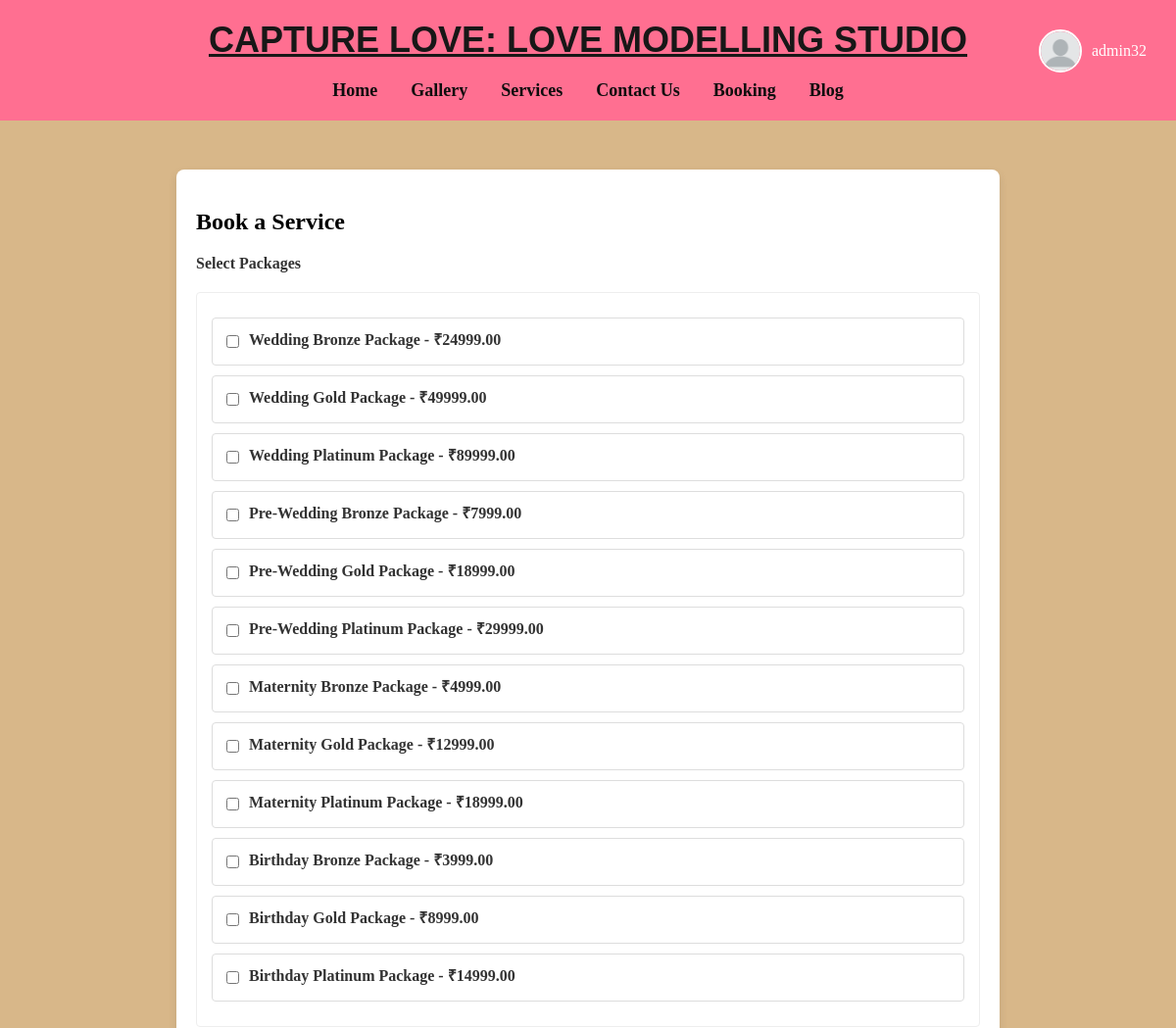
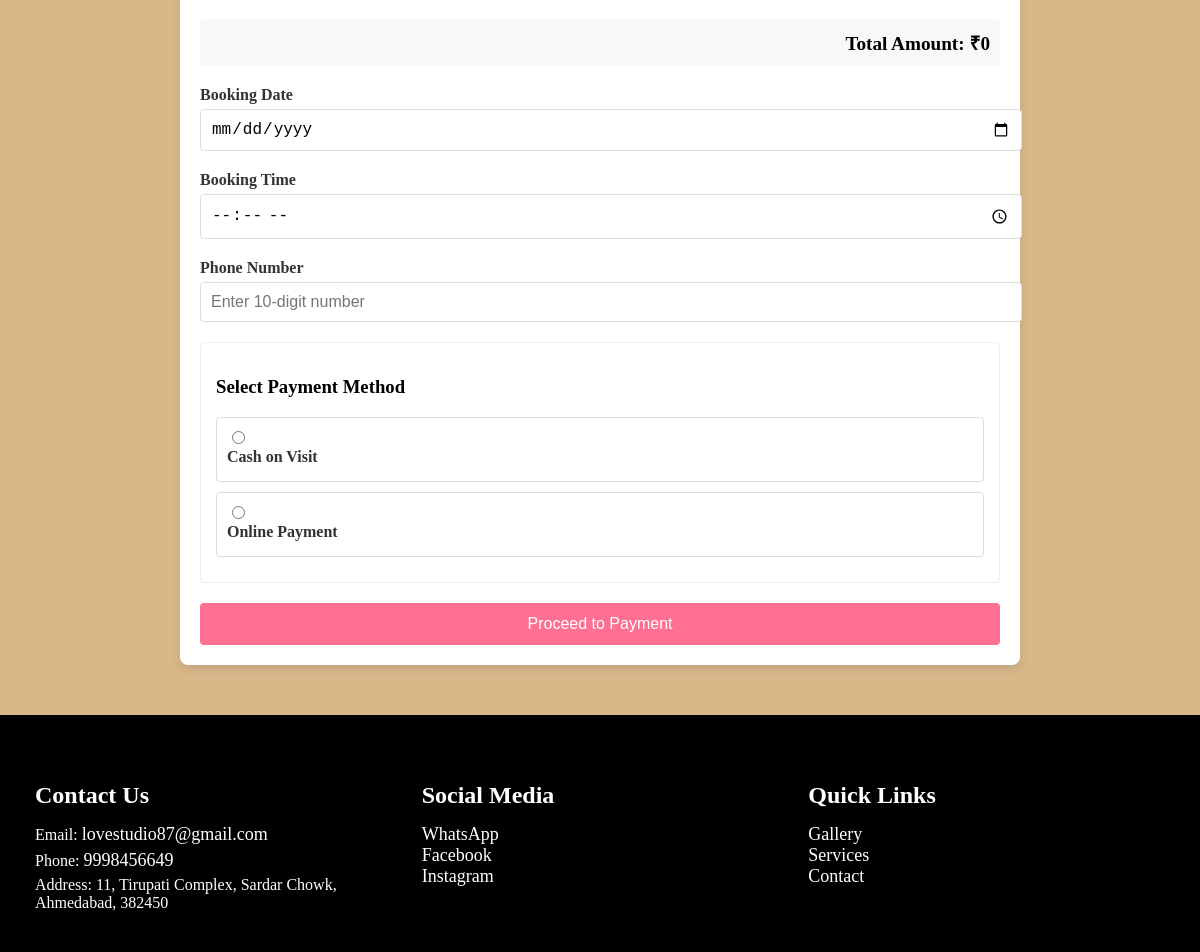
Page /booking/ (signed in) on the committed database (2 pictures, top to bottom).
### home/models.py (models this page shows, shortened)
class Package(models.Model):
    name = models.CharField(max_length=100)
    price = models.DecimalField(max_digits=10, decimal_places=2)

### home/views.py (the view)
# urls.py: path('booking/', views.booking, name='booking'),
@login_required
def booking(request):
    packages = Package.objects.all()
    context = {
        'packages': packages
    }
    return render(request, 'booking.html', context)

### home/templates/booking.html (shortened to what this page needs)
{% extends 'base.html' %}
{% block content %}
<!DOCTYPE html>
<html lang="en">
<head>
</head>
<body>
    <div class="booking-container">
        <h2>Book a Service</h2>
        <form id="bookingForm" method="POST">
            <div class="form-group">
                <label>Select Packages</label>
                <div class="package-selection">
                    {% for package in packages %}
                    <div class="package-option">
                        <input type="checkbox" name="packages" value="{{ package.id }}" data-price="{{ package.price }}" class="package-checkbox">
                        <label>{{ package.name }} - ₹{{ package.price }}</label>
                    </div>
                    {% endfor %}
                </div>
            </div>
            <div class="total-amount">
                Total Amount: ₹<span id="totalAmount">0</span>
            </div>
            <div class="form-group">
                <label for="booking_date">Booking Date</label>
                <input type="date" id="booking_date" name="booking_date" required>
            </div>
            <div class="form-group">
                <label for="booking_time">Booking Time</label>
                <input type="time" id="booking_time" name="booking_time" required>
            </div>
            <div class="form-group">
                <label for="phone">Phone Number</label>
                <input type="tel" id="phone" name="phone" pattern="[0-9]{10}" placeholder="Enter 10-digit number" required>
            </div>
            <div class="payment-methods">
                <h3>Select Payment Method</h3>
                <div class="payment-method">
                    <input type="radio" id="cash" name="payment_method" value="cash" required>
                    <label for="cash">Cash on Visit</label>
                </div>
                <div class="payment-method">
                    <input type="radio" id="online" name="payment_method" value="online">
                    <label for="online">Online Payment</label>
                </div>
            </div>
            <button type="submit" class="submit-button">Proceed to Payment</button>
        </form>
    </div>
</body>
</html>
{% endblock %}

### home/templates/base.html (shortened to what this page needs)
<!DOCTYPE html>
<html lang="en">
<head>
</head>
<body>
    <header>
        <div class="logo">
            <u><b>CAPTURE LOVE: LOVE MODELLING STUDIO</b></u>
        </div>
        <div class="auth-section">
            {% if user.is_authenticated %}
            <div class="profile-section" style="display: flex; align-items: center; gap: 10px; margin-top: 10px;">
                <a href="{% url 'edit_profile' %}" class="profile-link"
                    style="display: flex; align-items: center; text-decoration: none;">
                    {% if user.profile.profile_pic %}
                    <img src="{{ user.profile.profile_pic.url }}" alt="Profile" class="profile-pic">
                    {% else %}
                    <img src="/static/images/default-profile.png" alt="Profile" class="profile-pic">
                    {% endif %}
                    <span class="username">{{ user.username }}</span>
                </a>
            </div>
            {% else %}
            <div class="auth-buttons">
                <a href="{% url 'login' %}" class="auth-button">Login</a>
                <a href="{% url 'signup' %}" class="auth-button">Sign Up</a>
            </div>
            {% endif %}
        </div>
        <nav>
            <a href="{% url 'home' %}"><b>Home</b></a>
            <a href="{% url 'gallery' %}"><b>Gallery</b></a>
            <a href="{% url 'services' %}"><b>Services</b></a>
            <a href="{% url 'contact' %}"><b>Contact Us</b></a>
            <a href="{% url 'booking' %}"><b>Booking</b></a>
            <a href="{% url 'blog' %}"><b>Blog</b></a>
        </nav>
    </header>
    <div class="content">
        {% block content %}
        {% endblock %}
    </div>
    <footer>
        <div class="footer-container">
            <div class="footer-section">
                <h4>Contact Us</h4>
                <p>Email: <a href="mailto:info@lovestudio87.com">lovestudio87@gmail.com</a></p>
                <p>Phone: <a href="tel:9998456649">9998456649</a></p>
                <p>Address: 11, Tirupati Complex, Sardar Chowk, Ahmedabad, 382450</p>
            </div>
            <div class="footer-section">
                <h4>Social Media</h4>
                <a href="https://wa.me/yourwhatsappnumber" target="_blank">WhatsApp</a><br>
                <a href="https://www.facebook.com/yourpage" target="_blank">Facebook</a><br>
                <a href="https://www.instagram.com/yourprofile" target="_blank">Instagram</a>
            </div>
            <div class="footer-section">
                <h4>Quick Links</h4>
                <a href="{% url 'gallery' %}">Gallery</a><br>
                <a href="{% url 'services' %}">Services</a><br>
                <a href="{% url 'contact' %}">Contact</a>
            </div>
        </div>
    </footer>
</body>
</html>

### home/templates/base.html (style rules this page uses)
body { font-family: 'Georgia', serif; margin: 0; padding: 0; background: linear-gradient(to bottom right, #d8b789, #d8b789); color: #000000; }
header { text-align: center; padding: 20px; background: #ff6f91; color: #fff; position: relative; }
.logo { font-size: 36px; color: #181717; font-family: 'Cursive', sans-serif; display: flex; align-items: center; justify-content: center; }
.profile-section { position: absolute; top: 20px; right: 20px; display: flex; align-items: center; cursor: pointer; text-decoration: none; }
.profile-pic { width: 40px; height: 40px; border-radius: 50%; margin-right: 10px; object-fit: cover; border: 2px solid white; }
.username { color: white; font-size: 16px; margin-right: 10px; }
nav { text-align: center; margin-top: 20px; }
nav a { margin: 0 15px; text-decoration: none; color: #0d0d0d; font-size: 18px; }
footer { background-color: #000000; color: white; text-align: center; padding: 20px; margin-top: 50px; }
.footer-container { display: flex; justify-content: space-around; background-color: #000000; color: white; text-align: left; max-width: 1200px; margin: 0 auto; }
.footer-section { flex: 1; padding: 15px; }
.footer-section h4 { color: #fff; font-size: 24px; margin-bottom: 15px; }
.footer-section a { color: #ffffff; text-decoration: none; font-size: 18px; transition: color 0.3s ease, text-decoration 0.3s ease; }
footer p, footer a { margin: 5px 0; }

### home/templates/booking.html (style rules this page uses)
.booking-container { max-width: 800px; margin: 50px auto; padding: 20px; background-color: #fff; border-radius: 8px; box-shadow: 0px 4px 10px rgba(0, 0, 0, 0.1); }
.form-group { margin-bottom: 20px; }
label { display: block; margin-bottom: 5px; font-weight: bold; color: #333; }
input[type="text"], input[type="email"], input[type="tel"], input[type="date"], input[type="time"], select { width: 100%; padding: 10px; border: 1px solid #ddd; border-radius: 4px; font-size: 16px; }
.package-selection { margin: 20px 0; padding: 15px; border: 1px solid #eee; border-radius: 4px; }
.package-option { display: flex; align-items: center; margin: 10px 0; padding: 10px; border: 1px solid #ddd; border-radius: 4px; cursor: pointer; transition: all 0.3s ease; }
.package-option input[type="checkbox"] { margin-right: 10px; }
.payment-methods { margin: 20px 0; padding: 15px; border: 1px solid #eee; border-radius: 4px; }
.payment-method { margin: 10px 0; padding: 10px; border: 1px solid #ddd; border-radius: 4px; cursor: pointer; transition: all 0.3s ease; }
.payment-method input[type="radio"] { margin-right: 10px; }
.submit-button { background-color: #ff6f91; color: white; padding: 12px 24px; border: none; border-radius: 4px; cursor: pointer; font-size: 16px; width: 100%; }
.total-amount { font-size: 1.2em; font-weight: bold; text-align: right; margin: 20px 0; padding: 10px; background: #f8f8f8; border-radius: 4px; }

### rows in the picture
Package: name "Wedding Bronze Package", price "24999.00"
Package: name "Wedding Gold Package", price "49999.00"
Package: name "Wedding Platinum Package", price "89999.00"
Package: name "Pre-Wedding Bronze Package", price "7999.00"
Package: name "Pre-Wedding Gold Package", price "18999.00"
Package: name "Pre-Wedding Platinum Package", price "29999.00"
Package: name "Maternity Bronze Package", price "4999.00"
Package: name "Maternity Gold Package", price "12999.00"
Package: name "Maternity Platinum Package", price "18999.00"
Package: name "Birthday Bronze Package", price "3999.00"
Package: name "Birthday Gold Package", price "8999.00"
Package: name "Birthday Platinum Package", price "14999.00"

### other values in the picture
{{ user.username }} "admin32"
